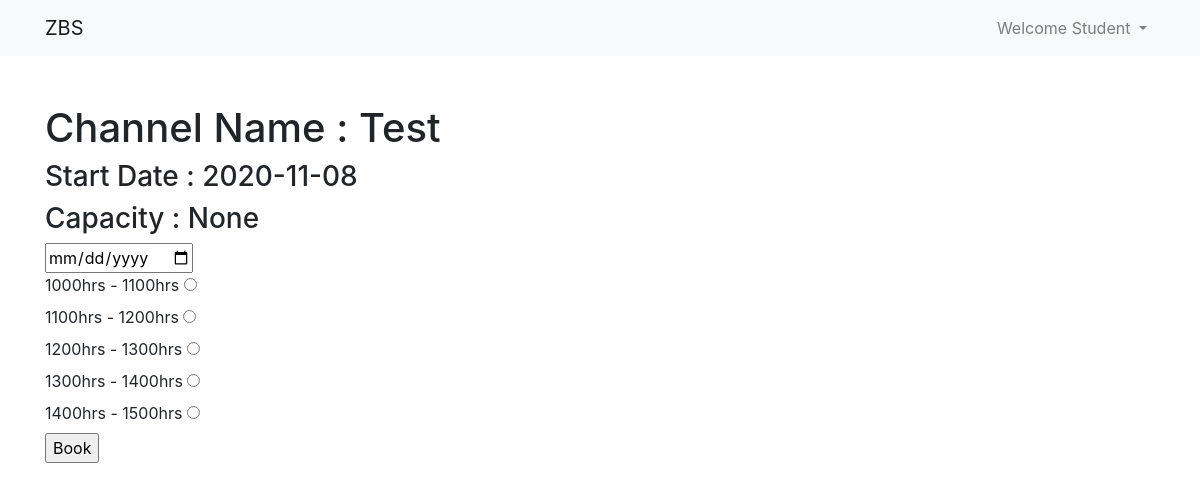
The page /channel/1 (signed in) on the database its author committed.
### app.py (models this page shows, shortened)
class User(db.Model, UserMixin):
    id = db.Column(db.Integer,primary_key=True)
    name = db.Column(db.String(64))
    username = db.Column(db.String(64),unique=True)
    hashed_pass =db.Column(db.String(128))
    type = db.Column(db.Integer())
    bookings = db.relationship('Booking',cascade='all,delete', backref='user',lazy='dynamic')
    last_logged_in = db.Column(db.DateTime)
    last_logged_out = db.Column(db.DateTime)

class Channel(db.Model):
    id = db.Column(db.Integer,primary_key=True)
    name = db.Column(db.String(50))
    capacity = db.Column(db.Integer)
    start_date = db.Column(db.Date)
    slots = db.relationship('Slot', backref='channel')
    bookings = db.relationship('Booking', backref='channel')

class Slot(db.Model):
    id = db.Column(db.Integer,primary_key=True)
    start_time = db.Column(db.String(4))
    end_time = db.Column(db.String(4))
    channel_id = db.Column(db.Integer,db.ForeignKey('channel.id'))
    bookings = db.relationship('Booking', backref='slot')
    def __repr__(self):
        return f"{self.start_time}hrs - {self.end_time}hrs"

### app.py (the view, shortened to what this page needs)
@app.route('/channel/<int:id>', methods=["POST","GET"])
def channel(id):
    channel = Channel.query.filter_by(id=id).first()
    form = CreateSlotForm()
    if channel is not None:
        return render_template('channel.html', channel=channel, form=form)
    else:
        print('Channel Not Found')
        return redirect('/')

### forms.py
class CreateSlotForm(FlaskForm):
    channel_id = HiddenField()
    start_time = StringField("Start Time", validators=[DataRequired()])
    end_time = StringField('End Time', validators=[DataRequired()])
    submit = SubmitField('Submit')

### app.py (called while the page is built)
@login_manager.user_loader
def load_user(user_id):
    return User.query.get(user_id)

### templates/channel.html (shortened to what this page needs)
{% extends 'base.html' %}
{% block body %}
<div class="container mt-5">
    {% if current_user.type == 2 %}
    <h1>Channel Name : {{ channel.name }}</h1>
    <h3>Start Date : {{ channel.start_date }}</h3>
    <h3>Capacity : {{ channel.capacity }}</h3>
    <form method="POST" action="{{ url_for('book') }}">
      <input onchange="handler(event);" id="date" type="date" name="date" required>
      <br>
      {% for slot in channel.slots %}
      <label for="checkbox{{ slot.id }}"> {{ slot }}
        <input class="radio" type="radio" id="checkbox{{ slot.id }}" name="slot_id" value="{{ slot.id }}">
      </label>
      <br>
      {% endfor %}
      <input type="submit" value="Book">
    </form>
    {% endif %}
</div>
{% endblock %}

### templates/base.html (shortened to what this page needs)
<!DOCTYPE html>
<html lang="en">
<head>
    <link rel="stylesheet" href="{{ url_for('static',filename='css/main.css') }}">
    <link rel="stylesheet" href="https://cdn.jsdelivr.net/npm/bootstrap@4.5.3/dist/css/bootstrap.min.css">
</head>
<body>
    <nav class="navbar navbar-expand-lg navbar-light bg-light">
        <div class="container">
        <a class="navbar-brand" href="{{ url_for('index') }}">ZBS</a>
        <div class="collapse navbar-collapse" id="navbarNav">
          <ul class="navbar-nav">
            {% if current_user.is_authenticated %}
            <li class="nav-item dropdown">
              <a class="nav-link dropdown-toggle" href="#" id="navbarDropdown" role="button" data-toggle="dropdown" aria-haspopup="true" aria-expanded="false">
                Welcome {{ current_user.name | capitalize }}
              </a>
            </li>
            {% else %}
              <li class="nav-item">
                  <a class="nav-link" href="{{ url_for('login') }}">Login</a>
              </li>
            {% endif %}
          </ul>
      </div>
        </div>
    </nav>
    {% block body %}{% endblock %}
</body>
</html>

### rows shown on the page
User: name "Student"
Channel: name "Test", start_date "2020-11-08", capacity "None"
Slot: start_time+end_time "1000hrs - 1100hrs"
Slot: start_time+end_time "1100hrs - 1200hrs"
Slot: start_time+end_time "1200hrs - 1300hrs"
Slot: start_time+end_time "1300hrs - 1400hrs"
Slot: start_time+end_time "1400hrs - 1500hrs"
